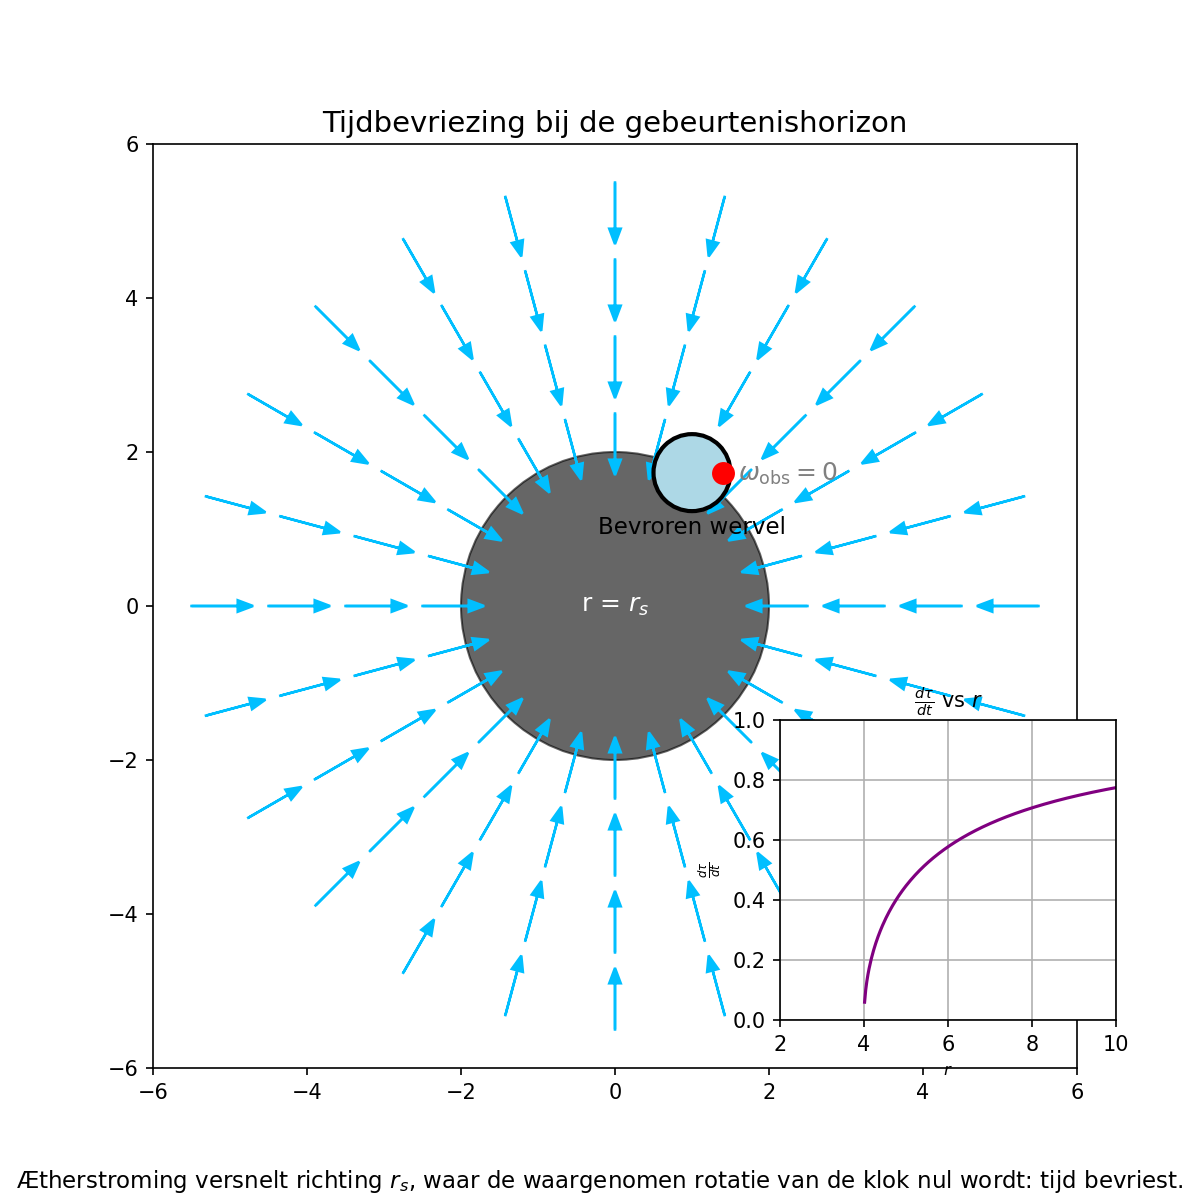

Write Python code to recreate this figure.
import matplotlib.pyplot as plt
import numpy as np

# Set up figure with 2 subplots: one for schematic, one for graph
fig, (ax1, ax2) = plt.subplots(1, 2, figsize=(14, 6))
fig.suptitle("Tijdbevriezing bij de gebeurtenishorizon", fontsize=15)

# --- Left: Schematic view of æther infall towards black hole ---
ax1.set_aspect('equal')
ax1.set_xlim(-6, 6)
ax1.set_ylim(-6, 6)
ax1.set_title("Ætherinstroom richting gebeurtenishorizon")

# Draw Schwarzschild radius (event horizon)
rs = 2
horizon = plt.Circle((0, 0), rs, color='black', alpha=0.8)
ax1.add_patch(horizon)
ax1.text(0, 0, 'r = rs', color='white', fontsize=11, ha='center')

# Æther flow arrows pointing inward
radii = np.linspace(3, 5.5, 4)
angles = np.linspace(0, 2 * np.pi, 20, endpoint=False)
for r in radii:
    for theta in angles:
        x = r * np.cos(theta)
        y = r * np.sin(theta)
        dx = -0.4 * np.cos(theta)
        dy = -0.4 * np.sin(theta)
        ax1.arrow(x, y, dx, dy, head_width=0.2, head_length=0.3,
                  fc='deepskyblue', ec='deepskyblue', linewidth=1.5)

# Frozen vortex at horizon
vortex = plt.Circle((rs * np.cos(np.pi / 4), rs * np.sin(np.pi / 4)), 0.6,
                    color='lightblue', ec='black', linewidth=2)
ax1.add_patch(vortex)
ax1.text(rs * np.cos(np.pi / 4), rs * np.sin(np.pi / 4) - 1,
         'ωobs → 0', ha='center', fontsize=11)

ax1.axis('off')

# --- Right: Graph of dτ/dt vs. radius ---
ax2.set_title("dτ/dt versus afstand r tot M")
r_vals = np.linspace(rs + 0.01, 10, 300)
dil_vals = np.sqrt(1 - 2 / r_vals)  # normalized: 2GM = 2, c = 1

ax2.plot(r_vals, dil_vals, color='purple', linewidth=2)
ax2.axvline(rs, color='black', linestyle='--', label='r = rs')
ax2.set_xlabel("r (afstand tot massa M, in eenheden waar rs = 2)")
ax2.set_ylabel(r"$\frac{d\tau}{dt}$")
ax2.set_ylim(0, 1.05)
ax2.grid(True)
ax2.legend()

# Caption
plt.figtext(0.5, 0.01,
            "De klok bij de gebeurtenishorizon stopt: dτ/dt → 0. Dit wordt veroorzaakt door maximale ætherinstroom (vg → c).",
            wrap=True, horizontalalignment='center', fontsize=11)

plt.tight_layout(rect=[0, 0.03, 1, 0.95])


###################################################

import matplotlib.pyplot as plt
import numpy as np

fig, ax = plt.subplots(figsize=(8, 8))
ax.set_aspect('equal')
ax.set_xlim(-6, 6)
ax.set_ylim(-6, 6)
ax.set_title("Tijdbevriezing bij de gebeurtenishorizon", fontsize=14)

# Draw event horizon (black hole boundary)
rs = 2
event_horizon = plt.Circle((0, 0), rs, color='black', alpha=0.6)
ax.add_patch(event_horizon)
ax.text(0, 0, 'r = $r_s$', color='white', fontsize=12, ha='center', va='center')

# Draw æther inflow vectors toward horizon
radii = np.linspace(rs + 0.5, 5.5, 4)
angles = np.linspace(0, 2 * np.pi, 24, endpoint=False)
for r in radii:
    for theta in angles:
        x = r * np.cos(theta)
        y = r * np.sin(theta)
        dx = -0.6 * np.cos(theta)
        dy = -0.6 * np.sin(theta)
        ax.arrow(x, y, dx, dy, head_width=0.15, head_length=0.2,
                 fc='deepskyblue', ec='deepskyblue', linewidth=1.2)

# Frozen vortex at horizon
theta = np.pi / 3
x_vortex = rs * np.cos(theta)
y_vortex = rs * np.sin(theta)
vortex = plt.Circle((x_vortex, y_vortex), 0.5, color='lightblue', ec='black', linewidth=2)
ax.add_patch(vortex)
ax.plot(x_vortex + 0.4, y_vortex, 'ro', markersize=10)
ax.text(x_vortex, y_vortex - 0.8, 'Bevroren wervel', ha='center', fontsize=11)

# Rotation arrow - omega = 0
ax.text(x_vortex + 0.6, y_vortex - 0.1, r'$\omega_{\mathrm{obs}} = 0$', fontsize=12, color='gray')

# Inset: graph of dτ/dt vs r
inset_ax = fig.add_axes([0.65, 0.15, 0.28, 0.25])
r = np.linspace(rs + 0.01, 10, 300)
dil = np.sqrt(1 - rs * 2 / r)
inset_ax.plot(r, dil, color='purple')
inset_ax.set_title(r'$\frac{d\tau}{dt}$ vs $r$', fontsize=10)
inset_ax.set_xlabel(r'$r$', fontsize=8)
inset_ax.set_ylabel(r'$\frac{d\tau}{dt}$', fontsize=8)
inset_ax.grid(True)
inset_ax.set_xlim(rs, 10)
inset_ax.set_ylim(0, 1)

# Caption
plt.figtext(0.5, 0.01,
            "Ætherstroming versnelt richting $r_s$, waar de waargenomen rotatie van de klok nul wordt: tijd bevriest.",
            wrap=True, horizontalalignment='center', fontsize=11)

import os
script_name = os.path.splitext(os.path.basename(__file__))[0]
filename = f"{script_name}.png"
plt.savefig(filename, dpi=150)  # Save image with high resolution
plt.show()
